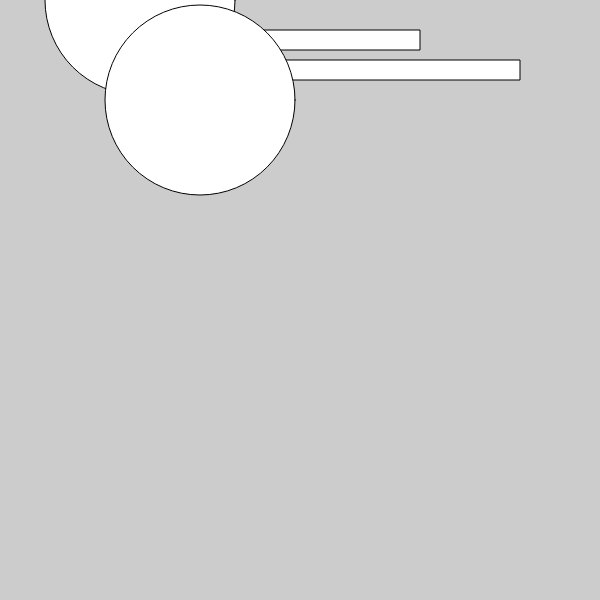
Frame 1 (no input)
Frame 60 (no input): identical to frame 1, image omitted
Frame 120 (the mouse pressed at the canvas centre since frame 60): identical to frame 1, image omitted

The p5.js sketch that drew this single still picture (run headless with seeded random() and noise() and a simulated clock; from frame 60 on, the mouse is pressed at the canvas centre):

// p5.js sketch
// ── sketch.js
/*
note: 

if you want a shape to be drawn on top of all other shapes, it need to follow the others in the code

*/


function setup() {
  createCanvas(600, 600);
}

function draw() {
  background(204);
  ellipse(140, 0, 190, 190);
  //the rect draws on top of the ellipse
  rect(160, 30, 260, 20);
  
  //reverse
  rect(260, 60, 260, 20);
  ellipse( 200, 100, 190, 190);
}
